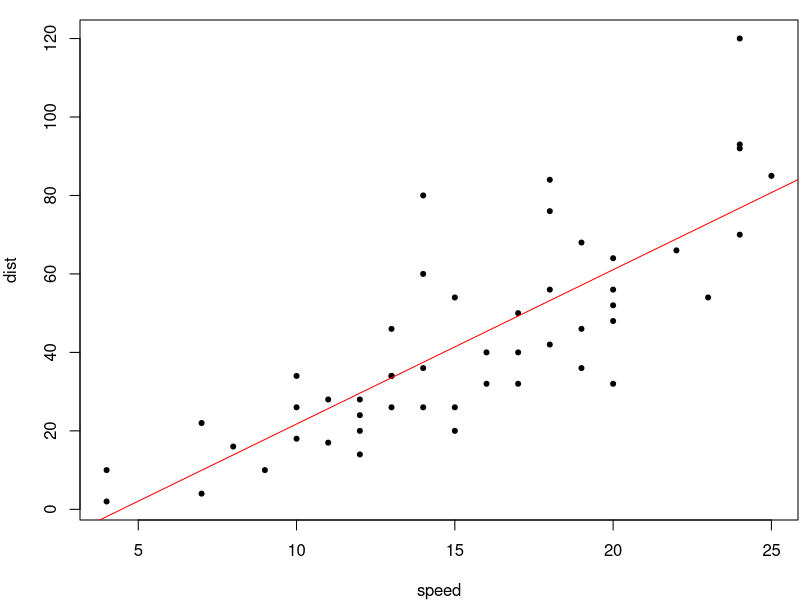

The R source for this figure:
## ---- chunk 1
options(digits=4)
rnorm(20)
fit=lm(dist~speed, data=cars)
b=coef(fit)
## ---- chunk 2
knitr::kable(summary(fit)$coefficients)
## ---- chunk 3
par(mar=c(4, 4, 1, .1))
plot(cars, pch = 20)
abline(fit, col = 'red')
## ---- chunk 4
print(citation('knitr'), style = 'html')
